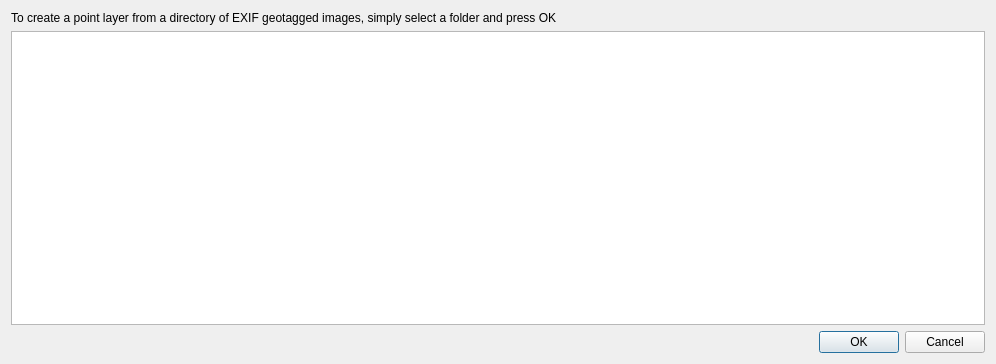
<ui version="4.0" >
 <class>LoadExifDatasetGuiBase</class>
 <widget class="QDialog" name="LoadExifDatasetGuiBase" >
  <property name="geometry" >
   <rect>
    <x>0</x>
    <y>0</y>
    <width>996</width>
    <height>364</height>
   </rect>
  </property>
  <property name="windowTitle" >
   <string>Load EXIF Layer</string>
  </property>
  <property name="windowIcon" >
   <iconset resource="loadexifdataset.qrc" >:/loadexifdataset/icon.png</iconset>
  </property>
  <layout class="QVBoxLayout" >
   <item>
    <widget class="QLabel" name="label" >
     <property name="text" >
      <string>To create a point layer from a directory of EXIF geotagged images, simply select a folder and press OK</string>
     </property>
    </widget>
   </item>
   <item>
    <widget class="QTreeView" name="tvDirectoryBrowser" />
   </item>
   <item>
    <widget class="QDialogButtonBox" name="buttonBox" >
     <property name="orientation" >
      <enum>Qt::Horizontal</enum>
     </property>
     <property name="standardButtons" >
      <set>QDialogButtonBox::Cancel|QDialogButtonBox::NoButton|QDialogButtonBox::Ok</set>
     </property>
    </widget>
   </item>
  </layout>
 </widget>
 <layoutdefault spacing="6" margin="11" />
 <resources>
  <include location="loadexifdataset.qrc" />
 </resources>
 <connections/>
</ui>
